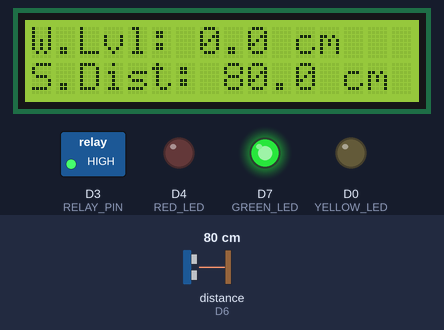
Recording of a sketch running on a simulated ESP8266 (NodeMCU). Parts: 16×2 character LCD, switched loads named in the sketch (green lamp = pin HIGH), output pins drawn as LEDs (lit = HIGH). Wiring (inferred from the names in the program): ultrasonic range finder: trigger D5; echo D6. The test bench sets the inputs (shaded band); at power-on: distance to the obstacle (sensor on D6) 80 cm. The echo pulse lasts 58.3 µs per cm; WiFi joins after 1.5 s; servers stay silent unless stated; pins used as bus, display or sensor lines are not drawn.

Above: at 4.3 s.
4.4 s: distance to the obstacle (sensor on D6) set to 47 cm
At 6.4 s:
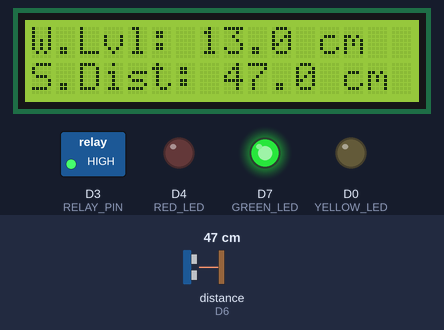
6.7 s: distance to the obstacle (sensor on D6) set to 39 cm
At 8.5 s:
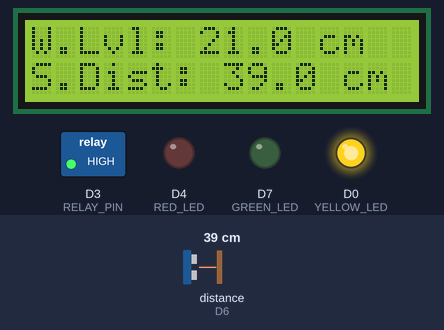
9.2 s: distance to the obstacle (sensor on D6) set to 33 cm
At 11.4 s:
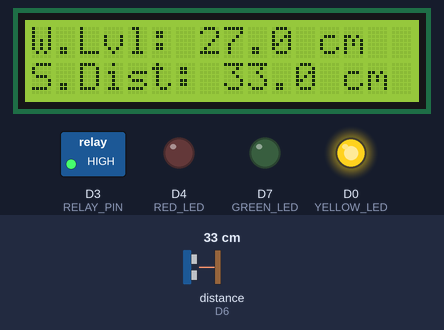
11.7 s: distance to the obstacle (sensor on D6) set to 27 cm
At 15.3 s:
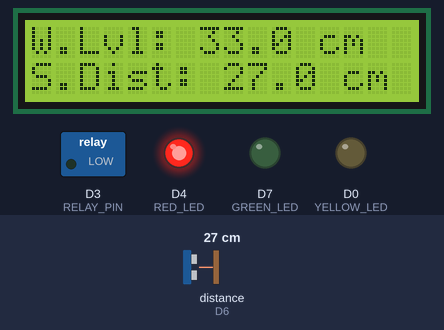
Timing chart, 0 to 15.7 s (numbered marks = the images above; inputs shaded):
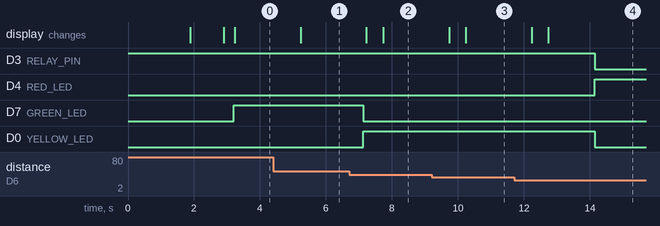

The sketch:

AQUASS-Flood-Detection-Alert-System.ino
```cpp
// -------- Blynk Credentials --------
#define BLYNK_TEMPLATE_ID   "YOUR_TEMPLATE_ID"
#define BLYNK_TEMPLATE_NAME "Flood Monitor"
#define BLYNK_AUTH_TOKEN    "YOUR_BLYNK_AUTH_TOKEN"

// -------- Telegram Credentials --------
#define BOT_TOKEN "YOUR_TELEGRAM_BOT_TOKEN"
#define CHAT_ID "YOUR_CHAT_ID"

// -------- WiFi Credentials --------
char ssid[] = "YOUR_WIFI_SSID";
char pass[] = "YOUR_WIFI_PASSWORD";

// -------- Libraries --------
#define BLYNK_PRINT Serial
#include <ESP8266WiFi.h>
#include <BlynkSimpleEsp8266.h>
#include <Wire.h>
#include <LiquidCrystal_I2C.h>
#include <WiFiClientSecure.h>
#include <UniversalTelegramBot.h>
#include <ArduinoJson.h>

// -------- Pin definitions --------
#define TRIG_PIN D5
#define ECHO_PIN D6

#define RED_LED    D4
#define YELLOW_LED D0
#define GREEN_LED  D7

#define RELAY_PIN  D3

#define VPIN_WATER_LEVEL V10

// -------- Thresholds (Water Depth) --------
// Note: We use "Depth" logic now. Higher number = More water.
#define DANGER_DEPTH    30   // Danger when water is 30cm deep
#define WARNING_DEPTH   15   // Warning when water is 15cm deep
#define NORMAL_HEIGHT   60   // Sensor height from bottom of tank
#define DANGER_COUNT_THRESHOLD 20 // 2 seconds confirmation

// -------- Filter settings --------
#define MEDIAN_SIZE 9
#define AVG_SIZE    3

// -------- Objects --------
LiquidCrystal_I2C lcd(0x27, 16, 2);
WiFiClientSecure client;
UniversalTelegramBot bot(BOT_TOKEN, client);

// -------- Variables --------
long duration;
float rawDistance;
float medianDistance;
float filteredDistance;
float currentLevel; // Current water depth
int dangerCount = 0;

// Filter Buffers
float medianBuffer[MEDIAN_SIZE];
int medianIndex = 0;
bool medianFilled = false;

float avgBuffer[AVG_SIZE];
int avgIndex = 0;
bool avgFilled = false;

// Timers
unsigned long lastSensorRead = 0;
unsigned long lastLcdUpdate = 0;
unsigned long lastTelegramTime = 0;
const int SENSOR_INTERVAL = 100;
const int TELEGRAM_COOLDOWN = 15000;
unsigned long lastBlynkUpdate = 0;

// States
enum SystemState { STATE_SAFE, STATE_WARNING, STATE_DANGER };
SystemState currentState = STATE_SAFE;
SystemState lastSentState = STATE_SAFE;

// -------- Generic median filter --------
float medianFilter(float *arr, int size) {
  float temp[size];
  for(int k=0; k<size; k++) temp[k] = arr[k];
  for (int i = 0; i < size - 1; i++) {
    for (int j = i + 1; j < size; j++) {
      if (temp[j] < temp[i]) {
        float t = temp[i];
        temp[i] = temp[j];
        temp[j] = t;
      }
    }
  }
  return temp[size / 2];
}

void setup() {
  Serial.begin(9600);

  // Hardware Pins
  pinMode(TRIG_PIN, OUTPUT);
  pinMode(ECHO_PIN, INPUT);
  pinMode(RED_LED, OUTPUT);
  pinMode(YELLOW_LED, OUTPUT);
  pinMode(GREEN_LED, OUTPUT);
  pinMode(RELAY_PIN, OUTPUT);
  digitalWrite(RELAY_PIN, HIGH); // Off

  // LCD
  Wire.begin(D2, D1);
  lcd.init();
  lcd.backlight();
  lcd.setCursor(0, 0);
  lcd.print("System Starting");

  // Network
  client.setInsecure();
  Blynk.begin(BLYNK_AUTH_TOKEN, ssid, pass);

  lcd.clear();
  lcd.print("Connected!");
  delay(1000);
  lcd.clear();

  bot.sendMessage(CHAT_ID, "System Online: Full Fixed Code.", "");
}

void loop() {
  Blynk.run();
  unsigned long now = millis();

  // -------- Sensor Read --------
  if (now - lastSensorRead >= SENSOR_INTERVAL) {
    lastSensorRead = now;

    digitalWrite(TRIG_PIN, LOW);
    delayMicroseconds(2);
    digitalWrite(TRIG_PIN, HIGH);
    delayMicroseconds(10);
    digitalWrite(TRIG_PIN, LOW);

    duration = pulseIn(ECHO_PIN, HIGH, 25000);

    if (duration > 0) {
      rawDistance = (duration * 0.0343) / 2;

      // Filtering
      medianBuffer[medianIndex++] = rawDistance;
      if (medianIndex >= MEDIAN_SIZE) { medianIndex = 0; medianFilled = true; }

      if (medianFilled) medianDistance = medianFilter(medianBuffer, MEDIAN_SIZE);
      else medianDistance = rawDistance;

      avgBuffer[avgIndex++] = medianDistance;
      if (avgIndex >= AVG_SIZE) { avgIndex = 0; avgFilled = true; }

      float sum = 0;
      int count = avgFilled ? AVG_SIZE : avgIndex;
      for (int i = 0; i < count; i++) sum += avgBuffer[i];
      filteredDistance = (count > 0) ? sum / count : medianDistance;
    }

    // -------- Logic Calculation --------
    // Calculate Water Depth (Height - Distance)
    currentLevel = NORMAL_HEIGHT - filteredDistance;

    //Data transmitting and receiving
    //send currentLevel value real time
    if (now - lastBlynkUpdate >= 500) {   // update graph every 500 ms
      lastBlynkUpdate = now;
      Blynk.virtualWrite(VPIN_WATER_LEVEL, currentLevel);
    }


    if (currentLevel < 0) currentLevel = 0;

    // -------- State Logic --------
    // 1. Check DANGER first (Must check highest value first)
    if (currentLevel >= DANGER_DEPTH) {
      dangerCount++;

      if (dangerCount >= DANGER_COUNT_THRESHOLD) {
        currentState = STATE_DANGER;
        digitalWrite(RED_LED, HIGH);
        digitalWrite(YELLOW_LED, LOW);
        digitalWrite(GREEN_LED, LOW);
        digitalWrite(RELAY_PIN, LOW); // Siren ON
      }
    }
    else {
      // If we are NOT in danger, reset the counter
      dangerCount = 0;

      // 2. Check WARNING
      if (currentLevel >= WARNING_DEPTH) {
        currentState = STATE_WARNING;
        digitalWrite(RED_LED, LOW);
        digitalWrite(YELLOW_LED, HIGH);
        digitalWrite(GREEN_LED, LOW);
        digitalWrite(RELAY_PIN, HIGH); // Siren OFF
      }
      // 3. SAFE
      else {
        currentState = STATE_SAFE;
        digitalWrite(RED_LED, LOW);
        digitalWrite(YELLOW_LED, LOW);
        digitalWrite(GREEN_LED, HIGH);
        digitalWrite(RELAY_PIN, HIGH); // Siren OFF
      }
    }
  }


  // -------- Notifications --------
  if (currentState != lastSentState) {

    bool timeExpired = (now - lastTelegramTime > TELEGRAM_COOLDOWN);

    // Send if DANGER (Immediate) OR WARNING (Throttled)
    if (currentState == STATE_DANGER || (currentState == STATE_WARNING && timeExpired)) {

      if (currentState == STATE_WARNING) {
        Blynk.logEvent("warning_alert", "Water level rising");
        bot.sendMessage(CHAT_ID, "⚠️ WARNING: Water level rising.", "");
        lastTelegramTime = now;
      }
      else if (currentState == STATE_DANGER) {
        Blynk.logEvent("danger_alert", "CRITICAL flood detected");
        bot.sendMessage(CHAT_ID, "🚨 FLOOD ALERT 🚨 Evacuate immediately!", "");
        lastTelegramTime = now;
      }
      lastSentState = currentState;
    }

    // Reset state tracker if we go back to Safe
    if (currentState == STATE_SAFE) {
       lastSentState = STATE_SAFE;
    }
  }

  // -------- LCD Update --------
  if (now - lastLcdUpdate >= 500) {
    lastLcdUpdate = now;

    lcd.setCursor(0, 0);
    lcd.print("W.Lvl: "); // Displaying Water Level now
    lcd.print(currentLevel, 1);
    lcd.print(" cm  ");

    lcd.setCursor(0, 1);
    lcd.print("S.Dist: "); // Displaying sensor reading now
    lcd.print(filteredDistance, 1);
    lcd.print(" cm  ");
  }
}
```

Measured:
- the behaviour switches between 45 and 44 cm on distance to the obstacle (sensor on D6) (found by bisection; images 1 and 2)
- the behaviour switches between 31 and 30 cm on distance to the obstacle (sensor on D6) (found by bisection; images 3 and 4)
- after the input at 4.4 s, the display: changes after 0.83 s (image 1)
- after the input at 6.7 s, D7 (GREEN_LED): HIGH → LOW after 0.43 s; D0 (YELLOW_LED): LOW → HIGH after 0.43 s; the display: first changes after 0.52 s (image 2 shows a later state)
- after the input at 9.2 s, the display: first changes after 0.53 s (image 3 shows a later state)
- after the input at 11.7 s, D3 (RELAY_PIN), D0 (YELLOW_LED): HIGH → LOW after 2.5 s; D4 (RED_LED): LOW → HIGH after 2.5 s; the display: first changes after 0.53 s (image 4 shows a later state)
